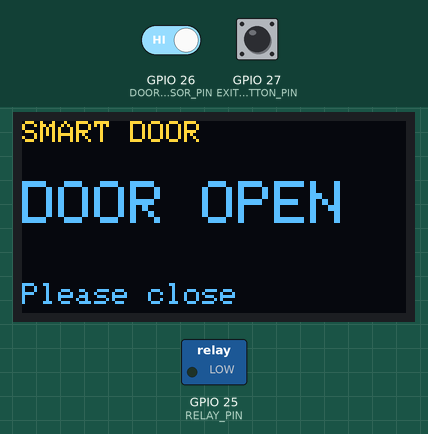
A sketch run on a simulated ESP32. Shown: 128×64 one-colour display, switched loads named in the sketch (green lamp = pin HIGH). Inputs (shaded band) come from the test bench; at power-on: GPIO 27 (EXIT_BUTTON_PIN) HIGH, GPIO 26 (DOOR_SENSOR_PIN) HIGH. The OLED is the two-colour kind (top 16 rows yellow); WiFi joins after 1.5 s; servers stay silent unless stated; uploads are accepted with an empty reply; what the sketch prints to the serial monitor is not drawn.

Above: at 4.4 s.
4.5 s: GPIO 27 (EXIT_BUTTON_PIN) pulled LOW for 0.15 s
At 5.3 s:
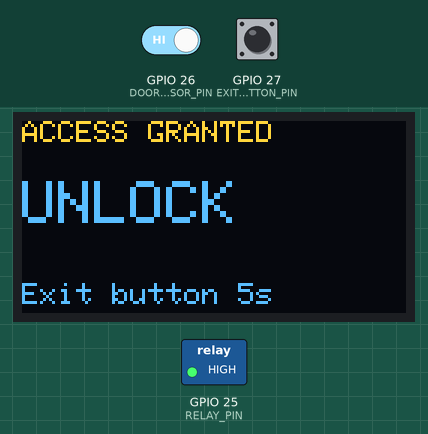
7.6 s: GPIO 26 (DOOR_SENSOR_PIN) driven LOW
At 10.3 s:
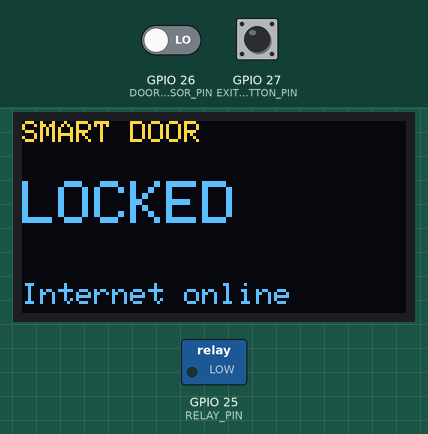
10.6 s: GPIO 27 (EXIT_BUTTON_PIN) pulled LOW for 1 s
At 12.6 s:
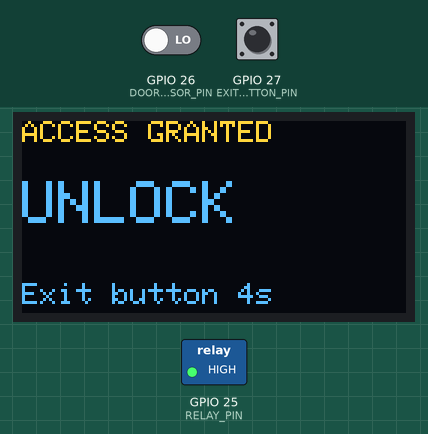
14.6 s: GPIO 26 (DOOR_SENSOR_PIN) driven HIGH
At 16.1 s:
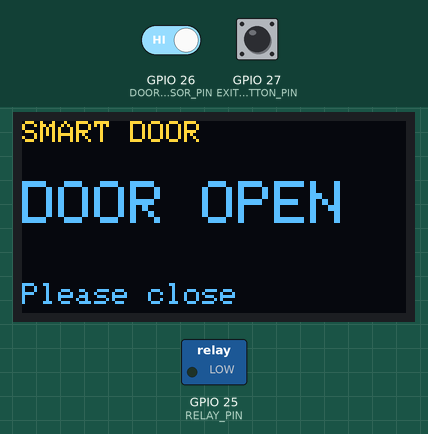
16.3 s: GPIO 27 (EXIT_BUTTON_PIN) pulled LOW for 3.2 s
At 20.1 s:
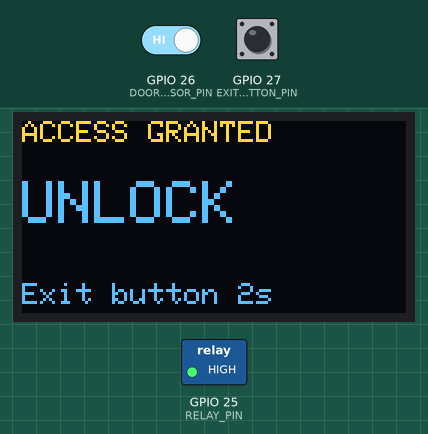
22.5 s: GPIO 27 (EXIT_BUTTON_PIN) pulsed LOW 2 times (0.12 s each, 0.3 s apart)
At 27.4 s:
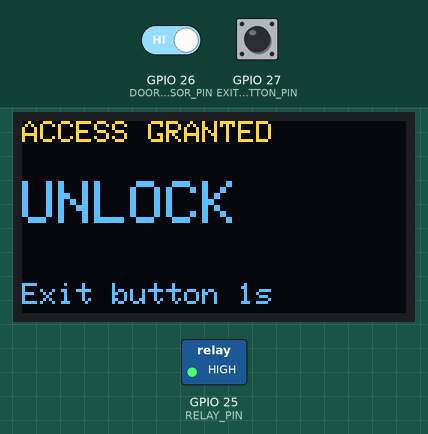
Timing chart, 0 to 28.1 s (numbered marks = the images above; inputs shaded):
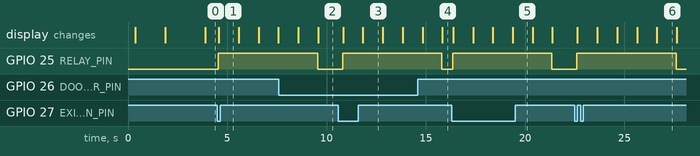

The sketch:

ESP_32_Dev_kit.ino
```cpp
#include <Arduino.h>
#include <WiFi.h>
#include <WiFiClientSecure.h>
#include <HTTPClient.h>
#include <ArduinoJson.h>
#include <Wire.h>
#include <Adafruit_GFX.h>
#include <Adafruit_SSD1306.h>

// ======================================================
// WIFI
// ======================================================

const char* WIFI_SSID = "7neem";
const char* WIFI_PASS = "matkhaugi";

// ======================================================
// SERVER
// ======================================================

// Không thêm "/" ở cuối.
const char* SERVER_BASE_URL =
  "https://rational-roberts-mechanics-feet.trycloudflare.com";

// Phải giống ESP32_DEVKIT_KEY trong .env server.
const char* ESP32_DEVKIT_KEY =
  "SMARTDOOR_DEVKIT_SECRET_2026";

const char* DEVICE_ID =
  "ESP32_DEVKIT_01";

// ======================================================
// OLED SSD1306
// ======================================================

#define OLED_SDA 21
#define OLED_SCL 22

#define SCREEN_WIDTH 128
#define SCREEN_HEIGHT 64
#define OLED_ADDR 0x3C

Adafruit_SSD1306 display(
  SCREEN_WIDTH,
  SCREEN_HEIGHT,
  &Wire,
  -1
);

bool oledAvailable = false;

// ======================================================
// GPIO
// ======================================================

#define RELAY_PIN        25
#define DOOR_SENSOR_PIN  26
#define EXIT_BUTTON_PIN  27

/*
  Relay module hiện tại kích HIGH.

  Nếu relay của bạn kích LOW thì đổi thành false.
*/
#define RELAY_ACTIVE_HIGH true

/*
  Nút Exit:
  - INPUT_PULLUP
  - nhấn nối GPIO27 xuống GND
*/
#define EXIT_BUTTON_PRESSED LOW

/*
  MC-38:

  Cửa đóng, nam châm gần:
  GPIO26 nối GND → LOW.

  Nếu thực tế hiển thị ngược,
  đổi LOW thành HIGH.
*/
#define DOOR_CLOSED_LEVEL LOW

// ======================================================
// TIME CONFIG
// ======================================================

// Khóa chỉ được cấp điện tối đa 5 giây.
const unsigned long UNLOCK_TIME_MS = 5000;

// Poll command mặc định mỗi 1 giây.
unsigned long commandPollMs = 1000;

// Heartbeat mặc định mỗi 30 giây.
unsigned long heartbeatIntervalMs = 30000;

// Timeout Internet.
const unsigned long HTTP_CONNECT_TIMEOUT_MS = 5000;
const unsigned long HTTP_TIMEOUT_MS = 8000;

// Debounce.
const unsigned long BUTTON_DEBOUNCE_MS = 50;
const unsigned long SENSOR_DEBOUNCE_MS = 100;

// Wi-Fi reconnect.
const unsigned long WIFI_RETRY_INTERVAL_MS = 10000;

// Thời gian thông báo OLED tạm.
const unsigned long OLED_MESSAGE_TIME_MS = 2000;

// Khi report lỗi, chờ 3 giây mới thử lại.
const unsigned long REPORT_RETRY_MS = 3000;

// ======================================================
// TIME STATE
// ======================================================

unsigned long lastCommandMs = 0;
unsigned long lastHeartbeatMs = 0;
unsigned long lastWiFiRetryMs = 0;
unsigned long lastReportAttemptMs = 0;

unsigned long unlockStartMs = 0;
unsigned long temporaryMessageStartMs = 0;

// ======================================================
// SYSTEM STATE
// ======================================================

bool relayOpening = false;
bool temporaryMessageActive = false;

bool pendingServerReport = false;

String unlockSource = "";
String pendingReportMessage = "";

// Exit debounce.
bool exitLastRaw = HIGH;
bool exitStableState = HIGH;
unsigned long exitLastChangeMs = 0;

// MC-38 debounce.
bool doorLastRawClosed = false;
bool doorStableClosed = false;
unsigned long doorLastChangeMs = 0;

// OLED cache.
String lastOLEDLine1 = "";
String lastOLEDLine2 = "";
String lastOLEDLine3 = "";

// ======================================================
// URL
// ======================================================

String makeUrl(const String& path) {
  return String(SERVER_BASE_URL) + path;
}

// ======================================================
// OLED
// ======================================================

void drawOLED(
  const String& line1,
  const String& line2,
  const String& line3 = ""
) {
  if (!oledAvailable) {
    return;
  }

  if (
    line1 == lastOLEDLine1 &&
    line2 == lastOLEDLine2 &&
    line3 == lastOLEDLine3
  ) {
    return;
  }

  lastOLEDLine1 = line1;
  lastOLEDLine2 = line2;
  lastOLEDLine3 = line3;

  display.clearDisplay();
  display.setTextColor(SSD1306_WHITE);

  display.setTextSize(1);
  display.setCursor(0, 0);
  display.println(line1);

  display.setTextSize(2);
  display.setCursor(0, 20);
  display.println(line2);

  display.setTextSize(1);
  display.setCursor(0, 54);
  display.println(line3);

  display.display();
}

void showTemporaryOLED(
  const String& line1,
  const String& line2,
  const String& line3 = ""
) {
  temporaryMessageActive = true;

  temporaryMessageStartMs =
    millis();

  drawOLED(
    line1,
    line2,
    line3
  );
}

void showNormalOLED() {
  if (relayOpening) {
    unsigned long elapsed =
      millis() - unlockStartMs;

    unsigned long remainMs =
      elapsed < UNLOCK_TIME_MS
        ? UNLOCK_TIME_MS - elapsed
        : 0;

    unsigned long remainSeconds =
      (remainMs + 999) / 1000;

    String sourceText =
      unlockSource == "EXIT"
        ? "Exit button"
        : "Face / QR";

    drawOLED(
      "ACCESS GRANTED",
      "UNLOCK",
      sourceText + " " +
        String(remainSeconds) + "s"
    );

    return;
  }

  if (!doorStableClosed) {
    drawOLED(
      "SMART DOOR",
      "DOOR OPEN",
      "Please close"
    );

    return;
  }

  if (WiFi.status() == WL_CONNECTED) {
    drawOLED(
      "SMART DOOR",
      "LOCKED",
      "Internet online"
    );
  } else {
    drawOLED(
      "SMART DOOR",
      "LOCKED",
      "Internet offline"
    );
  }
}

void updateOLED() {
  if (temporaryMessageActive) {
    if (
      millis() - temporaryMessageStartMs <
      OLED_MESSAGE_TIME_MS
    ) {
      return;
    }

    temporaryMessageActive = false;
  }

  showNormalOLED();
}

// ======================================================
// RELAY
// ======================================================

void setRelay(bool on) {
  if (RELAY_ACTIVE_HIGH) {
    digitalWrite(
      RELAY_PIN,
      on ? HIGH : LOW
    );
  } else {
    digitalWrite(
      RELAY_PIN,
      on ? LOW : HIGH
    );
  }
}

void openDoor(const String& source) {
  if (relayOpening) {
    Serial.println(
      "Bo qua lenh mo moi: relay dang bat"
    );

    return;
  }

  relayOpening = true;

  unlockStartMs =
    millis();

  unlockSource =
    source;

  temporaryMessageActive = false;

  setRelay(true);

  Serial.print("MO KHOA - nguon: ");
  Serial.println(source);

  showNormalOLED();
}

void closeDoorRelay() {
  /*
    Ngắt relay ngay trước khi thực hiện bất kỳ
    công việc mạng nào.
  */
  setRelay(false);

  relayOpening = false;

  Serial.println(
    "HET 5 GIAY -> TAT RELAY"
  );

  pendingServerReport = true;

  if (unlockSource == "SERVER") {
    pendingReportMessage =
      "Door unlocked by server for 5 seconds";
  } else if (unlockSource == "EXIT") {
    pendingReportMessage =
      "Door unlocked by exit button for 5 seconds";
  } else {
    pendingReportMessage =
      "Door unlocked for 5 seconds";
  }

  unlockSource = "";

  showNormalOLED();
}

void updateRelay() {
  if (!relayOpening) {
    return;
  }

  if (
    millis() - unlockStartMs >=
    UNLOCK_TIME_MS
  ) {
    closeDoorRelay();
  }
}

// ======================================================
// EXIT BUTTON
// ======================================================

void updateExitButton() {
  bool raw =
    digitalRead(EXIT_BUTTON_PIN);

  if (raw != exitLastRaw) {
    exitLastRaw = raw;

    exitLastChangeMs =
      millis();
  }

  if (
    millis() - exitLastChangeMs <
    BUTTON_DEBOUNCE_MS
  ) {
    return;
  }

  if (raw == exitStableState) {
    return;
  }

  exitStableState = raw;

  if (
    exitStableState ==
    EXIT_BUTTON_PRESSED
  ) {
    Serial.println(
      "DA NHAN NUT EXIT"
    );

    /*
      Nút Exit hoạt động cục bộ,
      không phụ thuộc Wi-Fi/server.
    */
    openDoor("EXIT");
  }
}

// ======================================================
// MC-38
// ======================================================

bool readDoorClosedRaw() {
  return (
    digitalRead(DOOR_SENSOR_PIN) ==
    DOOR_CLOSED_LEVEL
  );
}

void updateDoorSensor() {
  bool rawClosed =
    readDoorClosedRaw();

  if (
    rawClosed !=
    doorLastRawClosed
  ) {
    doorLastRawClosed =
      rawClosed;

    doorLastChangeMs =
      millis();
  }

  if (
    millis() - doorLastChangeMs <
    SENSOR_DEBOUNCE_MS
  ) {
    return;
  }

  if (
    rawClosed ==
    doorStableClosed
  ) {
    return;
  }

  doorStableClosed =
    rawClosed;

  if (doorStableClosed) {
    Serial.println(
      "MC38: CUA DA DONG"
    );
  } else {
    Serial.println(
      "MC38: CUA DANG MO"
    );
  }

  /*
    Gửi trạng thái cửa lên server khi có thay đổi.

    Report chỉ được gửi sau, ngoài hàm này,
    để không làm nghẽn xử lý cảm biến.
  */
  pendingServerReport = true;

  pendingReportMessage =
    doorStableClosed
      ? "Physical door closed"
      : "Physical door opened";

  if (!relayOpening) {
    showNormalOLED();
  }
}

// ======================================================
// WIFI
// ======================================================

void beginWiFi() {
  if (WiFi.status() == WL_CONNECTED) {
    return;
  }

  Serial.print("Dang ket noi WiFi: ");
  Serial.println(WIFI_SSID);

  WiFi.mode(WIFI_STA);

  WiFi.disconnect(
    false,
    false
  );

  WiFi.begin(
    WIFI_SSID,
    WIFI_PASS
  );

  lastWiFiRetryMs =
    millis();
}

void updateWiFi() {
  if (WiFi.status() == WL_CONNECTED) {
    return;
  }

  if (
    millis() - lastWiFiRetryMs >=
    WIFI_RETRY_INTERVAL_MS
  ) {
    beginWiFi();
  }
}

// ======================================================
// HTTP HELPERS
// ======================================================

void configureHttp(
  HTTPClient& http
) {
  http.setConnectTimeout(
    HTTP_CONNECT_TIMEOUT_MS
  );

  http.setTimeout(
    HTTP_TIMEOUT_MS
  );
}

void addDeviceHeaders(
  HTTPClient& http,
  bool jsonContent
) {
  http.addHeader(
    "Accept",
    "application/json"
  );

  http.addHeader(
    "X-Device-Key",
    ESP32_DEVKIT_KEY
  );

  if (jsonContent) {
    http.addHeader(
      "Content-Type",
      "application/json"
    );
  }
}

// ======================================================
// SERVER CONFIG
// ======================================================

void getConfigFromServer() {
  if (
    WiFi.status() != WL_CONNECTED ||
    relayOpening
  ) {
    return;
  }

  WiFiClientSecure secureClient;
  HTTPClient http;

  secureClient.setInsecure();

  String url =
    makeUrl("/esp32/config");

  if (!http.begin(secureClient, url)) {
    Serial.println(
      "Khong khoi tao duoc config HTTPS"
    );

    return;
  }

  configureHttp(http);
  addDeviceHeaders(http, false);

  int httpCode =
    http.GET();

  Serial.print("Config HTTP Code: ");
  Serial.println(httpCode);

  if (httpCode == 200) {
    String response =
      http.getString();

    StaticJsonDocument<512> doc;

    DeserializationError error =
      deserializeJson(
        doc,
        response
      );

    if (
      !error &&
      doc["success"] == true
    ) {
      commandPollMs =
        doc["command_poll_ms"] |
        1000;

      heartbeatIntervalMs =
        doc["heartbeat_interval_ms"] |
        30000;

      /*
        Giới hạn an toàn.

        Không cho server yêu cầu poll quá nhanh
        hoặc heartbeat quá thường xuyên.
      */
      if (commandPollMs < 500) {
        commandPollMs = 500;
      }

      if (commandPollMs > 10000) {
        commandPollMs = 10000;
      }

      if (heartbeatIntervalMs < 10000) {
        heartbeatIntervalMs = 10000;
      }

      Serial.print("commandPollMs: ");
      Serial.println(commandPollMs);

      Serial.print("heartbeatIntervalMs: ");
      Serial.println(
        heartbeatIntervalMs
      );
    }
  }

  http.end();
}

// ======================================================
// HEARTBEAT
// ======================================================

bool sendHeartbeat() {
  if (
    WiFi.status() != WL_CONNECTED ||
    relayOpening
  ) {
    return false;
  }

  WiFiClientSecure secureClient;
  HTTPClient http;

  secureClient.setInsecure();

  String url =
    makeUrl("/esp32/heartbeat");

  if (!http.begin(secureClient, url)) {
    Serial.println(
      "Khong khoi tao duoc heartbeat HTTPS"
    );

    return false;
  }

  configureHttp(http);
  addDeviceHeaders(http, true);

  StaticJsonDocument<384> doc;

  doc["device"] = DEVICE_ID;
  doc["ip"] = WiFi.localIP().toString();
  doc["rssi"] = WiFi.RSSI();
  doc["uptime"] = millis() / 1000;

  doc["door_status"] =
    doorStableClosed
      ? "closed"
      : "open";

  doc["relay_status"] =
    relayOpening
      ? "ON"
      : "OFF";

  String body;

  serializeJson(
    doc,
    body
  );

  int httpCode =
    http.POST(body);

  Serial.print("Heartbeat HTTP Code: ");
  Serial.println(httpCode);

  if (httpCode > 0) {
    String response =
      http.getString();

    Serial.print("Heartbeat Response: ");
    Serial.println(response);
  } else {
    Serial.print("Heartbeat Error: ");
    Serial.println(
      http.errorToString(httpCode)
    );
  }

  http.end();

  return (
    httpCode >= 200 &&
    httpCode < 300
  );
}

// ======================================================
// REPORT
// ======================================================

bool sendReport(
  const String& message
) {
  if (
    WiFi.status() != WL_CONNECTED ||
    relayOpening
  ) {
    return false;
  }

  WiFiClientSecure secureClient;
  HTTPClient http;

  secureClient.setInsecure();

  String url =
    makeUrl("/esp32/report");

  if (!http.begin(secureClient, url)) {
    Serial.println(
      "Khong khoi tao duoc report HTTPS"
    );

    return false;
  }

  configureHttp(http);
  addDeviceHeaders(http, true);

  StaticJsonDocument<384> doc;

  doc["device"] =
    DEVICE_ID;

  doc["door_status"] =
    doorStableClosed
      ? "closed"
      : "open";

  doc["relay_status"] =
    relayOpening
      ? "ON"
      : "OFF";

  doc["message"] =
    message;

  String body;

  serializeJson(
    doc,
    body
  );

  int httpCode =
    http.POST(body);

  Serial.print("Report HTTP Code: ");
  Serial.println(httpCode);

  if (httpCode > 0) {
    String response =
      http.getString();

    Serial.print("Report Response: ");
    Serial.println(response);
  } else {
    Serial.print("Report Error: ");
    Serial.println(
      http.errorToString(httpCode)
    );
  }

  bool success =
    httpCode >= 200 &&
    httpCode < 300;

  http.end();

  return success;
}

// ======================================================
// COMMAND
// ======================================================

void checkServerCommand() {
  if (
    WiFi.status() != WL_CONNECTED ||
    relayOpening
  ) {
    return;
  }

  WiFiClientSecure secureClient;
  HTTPClient http;

  secureClient.setInsecure();

  String url =
    makeUrl("/esp32/command");

  if (!http.begin(secureClient, url)) {
    Serial.println(
      "Khong khoi tao duoc command HTTPS"
    );

    return;
  }

  configureHttp(http);
  addDeviceHeaders(http, false);

  int httpCode =
    http.GET();

  if (httpCode != 200) {
    if (httpCode <= 0) {
      Serial.print("Command Error: ");
      Serial.println(
        http.errorToString(httpCode)
      );
    } else {
      Serial.print("Command HTTP Code: ");
      Serial.println(httpCode);

      Serial.print("Response: ");
      Serial.println(http.getString());
    }

    http.end();

    return;
  }

  String response =
    http.getString();

  StaticJsonDocument<384> doc;

  DeserializationError error =
    deserializeJson(
      doc,
      response
    );

  if (error) {
    Serial.print("Loi JSON command: ");
    Serial.println(error.c_str());

    http.end();

    return;
  }

  bool success =
    doc["success"] | false;

  String command =
    doc["command"] | "NONE";

  if (!success) {
    Serial.print(
      "Server command khong thanh cong: "
    );

    Serial.println(response);

    http.end();

    return;
  }

  if (command != "NONE") {
    Serial.print("Command: ");
    Serial.println(command);
  }

  /*
    Mở cửa bằng QR hoặc khuôn mặt đều được
    FastAPI chuyển thành OPEN_DOOR.
  */
  if (command == "OPEN_DOOR") {
    openDoor("SERVER");
  }

  http.end();
}

// ======================================================
// SETUP
// ======================================================

void setup() {
  Serial.begin(115200);
  delay(300);

  Serial.println();
  Serial.println("==============================");
  Serial.println("ESP32 DEVKIT SMART DOOR");
  Serial.println("==============================");

  // Relay mặc định tắt.
  pinMode(
    RELAY_PIN,
    OUTPUT
  );

  setRelay(false);

  pinMode(
    EXIT_BUTTON_PIN,
    INPUT_PULLUP
  );

  pinMode(
    DOOR_SENSOR_PIN,
    INPUT_PULLUP
  );

  exitLastRaw =
    digitalRead(EXIT_BUTTON_PIN);

  exitStableState =
    exitLastRaw;

  doorLastRawClosed =
    readDoorClosedRaw();

  doorStableClosed =
    doorLastRawClosed;

  Wire.begin(
    OLED_SDA,
    OLED_SCL
  );

  oledAvailable =
    display.begin(
      SSD1306_SWITCHCAPVCC,
      OLED_ADDR
    );

  if (oledAvailable) {
    drawOLED(
      "SMART DOOR",
      "START",
      "Booting..."
    );
  } else {
    Serial.println(
      "OLED FAIL - he thong van chay"
    );
  }

  beginWiFi();

  /*
    Chờ Wi-Fi tối đa 5 giây.

    Trong lúc chờ vẫn xử lý Exit,
    MC-38 và relay.
  */
  unsigned long waitStart =
    millis();

  while (
    millis() - waitStart < 5000 &&
    WiFi.status() != WL_CONNECTED
  ) {
    updateExitButton();
    updateDoorSensor();
    updateRelay();

    delay(5);
  }

  if (WiFi.status() == WL_CONNECTED) {
    Serial.print("WiFi OK: ");
    Serial.println(WiFi.localIP());

    Serial.print("RSSI: ");
    Serial.println(WiFi.RSSI());

    showTemporaryOLED(
      "SMART DOOR",
      "WIFI OK",
      WiFi.localIP().toString()
    );

    getConfigFromServer();

    sendHeartbeat();

    lastHeartbeatMs =
      millis();
  } else {
    Serial.println(
      "WiFi offline - Exit van hoat dong"
    );

    showTemporaryOLED(
      "SMART DOOR",
      "OFFLINE",
      "Exit still works"
    );
  }
}

// ======================================================
// LOOP
// ======================================================

void loop() {
  unsigned long now =
    millis();

  /*
    Xử lý phần cứng trước để relay luôn được
    ngắt đúng sau 5 giây, kể cả HTTP bị chậm.
  */
  updateExitButton();
  updateDoorSensor();
  updateRelay();
  updateOLED();
  updateWiFi();

  if (
    !relayOpening &&
    WiFi.status() == WL_CONNECTED
  ) {
    /*
      Gửi báo cáo đang chờ.

      Nếu thất bại, giữ lại và thử lại sau.
    */
    if (
      pendingServerReport &&
      now - lastReportAttemptMs >=
        REPORT_RETRY_MS
    ) {
      lastReportAttemptMs = now;

      bool sent =
        sendReport(
          pendingReportMessage
        );

      if (sent) {
        pendingServerReport = false;
        pendingReportMessage = "";
      }
    }

    if (
      now - lastCommandMs >=
      commandPollMs
    ) {
      lastCommandMs = now;

      checkServerCommand();
    }

    if (
      now - lastHeartbeatMs >=
      heartbeatIntervalMs
    ) {
      lastHeartbeatMs = now;

      sendHeartbeat();
    }
  }

  delay(2);
}
```

Measured:
- after the input at 4.5 s, GPIO 25 (RELAY_PIN): LOW → HIGH after 0.05 s; the display: changes after 0.08 s (image 1)
- after the input at 7.6 s, the display: first differs from a run without the input after 2.0 s (image 2)
- after the input at 10.6 s, GPIO 25 (RELAY_PIN): LOW → HIGH after 0.21 s; the display: first changes after 0.23 s (image 3 shows a later state)
- after the input at 14.6 s, the display: first differs from a run without the input after 1.2 s (image 4)
- after the input at 16.3 s, GPIO 25 (RELAY_PIN): LOW → HIGH after 0.05 s, → LOW 5.0 s later; the display: first changes after 0.08 s (image 5 shows a later state)
- after the input at 22.5 s, GPIO 25 (RELAY_PIN): LOW → HIGH after 0.11 s, → LOW 5.0 s later; the display: first changes after 0.13 s (image 6 shows a later state)
- what the display in image 3 shows lasts 1.0 s, from 11.8 s to 12.8 s
